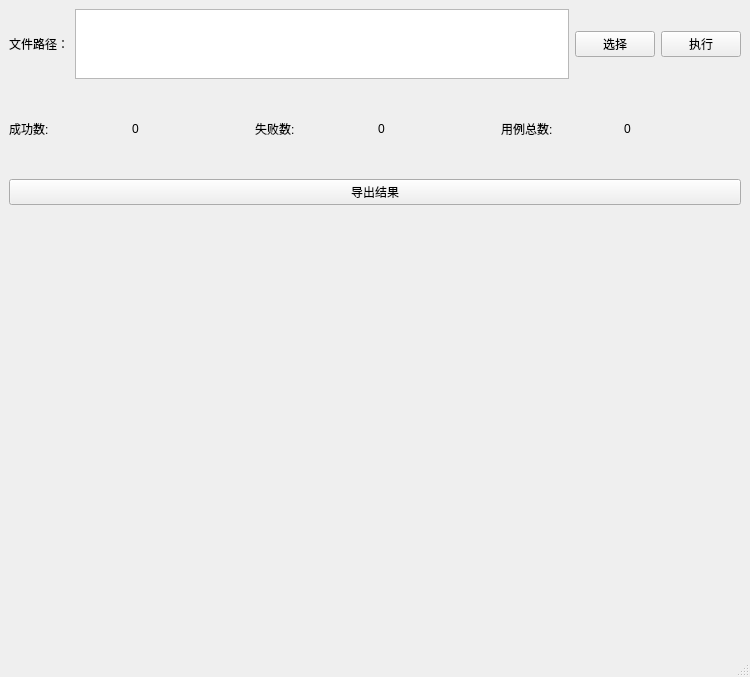
<?xml version="1.0" encoding="UTF-8"?>
<ui version="4.0">
 <class>MainWindow</class>
 <widget class="QMainWindow" name="MainWindow">
  <property name="geometry">
   <rect>
    <x>0</x>
    <y>0</y>
    <width>750</width>
    <height>677</height>
   </rect>
  </property>
  <property name="windowTitle">
   <string>测试用例zbq</string>
  </property>
  <widget class="QWidget" name="centralwidget">
   <layout class="QVBoxLayout" name="verticalLayout" stretch="1,2,0,10">
    <item>
     <layout class="QHBoxLayout" name="horizontalLayout" stretch="0,0,0,0">
      <property name="topMargin">
       <number>0</number>
      </property>
      <item>
       <widget class="QLabel" name="label_2">
        <property name="text">
         <string>文件路径：</string>
        </property>
       </widget>
      </item>
      <item>
       <widget class="QTextBrowser" name="pathText"/>
      </item>
      <item>
       <widget class="QPushButton" name="selectButton">
        <property name="text">
         <string>选择</string>
        </property>
       </widget>
      </item>
      <item>
       <widget class="QPushButton" name="actionButton">
        <property name="text">
         <string>执行</string>
        </property>
       </widget>
      </item>
     </layout>
    </item>
    <item>
     <layout class="QHBoxLayout" name="horizontalLayout_2">
      <item>
       <widget class="QLabel" name="label">
        <property name="text">
         <string>成功数:</string>
        </property>
       </widget>
      </item>
      <item>
       <widget class="QLabel" name="succNumLabel">
        <property name="text">
         <string>0</string>
        </property>
       </widget>
      </item>
      <item>
       <widget class="QLabel" name="label_3">
        <property name="text">
         <string>失败数:</string>
        </property>
       </widget>
      </item>
      <item>
       <widget class="QLabel" name="failNumLabel">
        <property name="text">
         <string>0</string>
        </property>
       </widget>
      </item>
      <item>
       <widget class="QLabel" name="label_5">
        <property name="text">
         <string>用例总数:</string>
        </property>
       </widget>
      </item>
      <item>
       <widget class="QLabel" name="sumNumLabel">
        <property name="text">
         <string>0</string>
        </property>
       </widget>
      </item>
     </layout>
    </item>
    <item>
     <widget class="QPushButton" name="exportButton">
      <property name="text">
       <string>导出结果</string>
      </property>
     </widget>
    </item>
    <item>
     <spacer name="verticalSpacer">
      <property name="orientation">
       <enum>Qt::Vertical</enum>
      </property>
      <property name="sizeHint" stdset="0">
       <size>
        <width>20</width>
        <height>40</height>
       </size>
      </property>
     </spacer>
    </item>
   </layout>
  </widget>
  <widget class="QMenuBar" name="menubar">
   <property name="geometry">
    <rect>
     <x>0</x>
     <y>0</y>
     <width>750</width>
     <height>24</height>
    </rect>
   </property>
  </widget>
  <widget class="QStatusBar" name="statusbar"/>
 </widget>
 <resources/>
 <connections/>
</ui>
